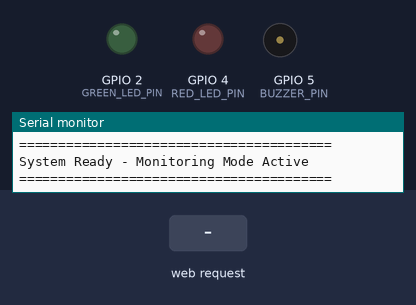
Recording of a sketch running on a simulated ESP32. On the bench: output pins drawn as LEDs (lit = HIGH), buzzer (waves = sounding, pin HIGH), the last lines printed to the serial monitor. Dashed ring = blinking. The test bench sets the inputs (shaded band). WiFi joins after 1.5 s; servers stay silent unless stated.

Above: at 6.4 s.
6.5 s: HTTP request GET /alert received
At 8.7 s:
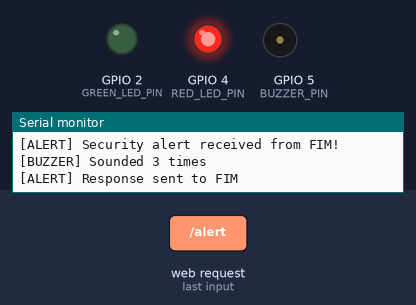
At 12.3 s:
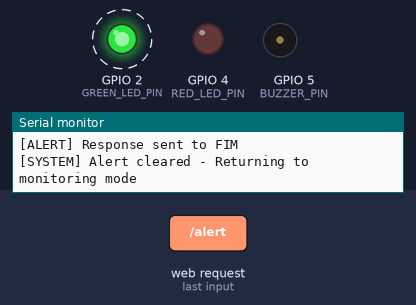
Timing chart, 0 to 15.5 s (numbered marks = the images above; inputs shaded):
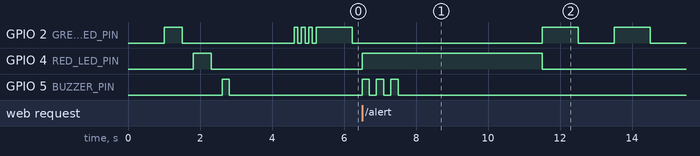

Measured:
- after the input at 6.5 s, GPIO 4 (RED_LED_PIN): LOW → HIGH at once, → LOW 5.0 s later; GPIO 5 (BUZZER_PIN): alternates HIGH for 0.20 s and LOW for 0.20 s, 6 changes in all, then stays LOW, starting at once

The sketch:

esp32_alert_system.ino
```cpp
/**
 * ESP32 File Integrity Monitor Alert System
 *
 * Hardware Alert System for File Integrity Monitor
 * Provides visual (LED) and audio (buzzer) alerts via WiFi
 *
 * Hardware Connections:
 * - GPIO2:  Green LED (Normal monitoring indicator)
 * - GPIO4:  Red LED (Alert indicator)
 * - GPIO5:  Buzzer (Audio alert)
 * - GND:    Common ground
 *
 * Author: FIM Project
 * Version: 1.0.0
 * Date: August 8, 2026
 */

#include <WiFi.h>
#include <WebServer.h>

// ============================================================================
// CONFIGURATION - Update these values
// ============================================================================

// WiFi Credentials - IMPORTANT: Change these to your WiFi details!
const char* ssid = "VMR PG 1st floore-3g";      // Your WiFi SSID
const char* password = "8073372230";   // Your WiFi Password

// GPIO Pin Definitions
const int GREEN_LED_PIN = 2;   // Normal operation indicator
const int RED_LED_PIN = 4;     // Alert indicator
const int BUZZER_PIN = 5;      // Audio alert

// Alert Configuration
const int ALERT_DURATION = 5000;    // Red LED stays on for 5 seconds
const int BUZZER_BEEPS = 3;         // Number of buzzer beeps
const int BUZZER_BEEP_DURATION = 200;  // Beep duration in milliseconds
const int BUZZER_PAUSE_DURATION = 200; // Pause between beeps

// Green LED Blink Configuration (Normal Operation)
const int GREEN_BLINK_INTERVAL = 1000;  // Blink every 1 second

// ============================================================================
// GLOBAL VARIABLES
// ============================================================================

WebServer server(80);  // HTTP server on port 80

// State tracking
bool alertActive = false;
unsigned long alertStartTime = 0;
unsigned long lastGreenBlink = 0;
bool greenLedState = false;

// ============================================================================
// SETUP FUNCTION
// ============================================================================

void setup() {
  // Initialize Serial for debugging
  Serial.begin(115200);
  delay(1000);

  Serial.println("\n\n");
  Serial.println("========================================");
  Serial.println("ESP32 File Integrity Monitor");
  Serial.println("Alert System Starting...");
  Serial.println("========================================");

  // Configure GPIO pins
  pinMode(GREEN_LED_PIN, OUTPUT);
  pinMode(RED_LED_PIN, OUTPUT);
  pinMode(BUZZER_PIN, OUTPUT);

  // Initial state - all OFF
  digitalWrite(GREEN_LED_PIN, LOW);
  digitalWrite(RED_LED_PIN, LOW);
  digitalWrite(BUZZER_PIN, LOW);

  // Power-on self test
  Serial.println("\nPerforming Power-On Self Test...");
  performSelfTest();

  // Connect to WiFi
  connectToWiFi();

  // Setup HTTP server routes
  setupServerRoutes();

  // Start web server
  server.begin();
  Serial.println("HTTP server started");
  Serial.println("========================================");
  Serial.println("System Ready - Monitoring Mode Active");
  Serial.println("========================================\n");

  // Start with green LED on
  digitalWrite(GREEN_LED_PIN, HIGH);
  greenLedState = true;
  lastGreenBlink = millis();
}

// ============================================================================
// MAIN LOOP
// ============================================================================

void loop() {
  // Handle HTTP requests
  server.handleClient();

  // Handle alert state
  if (alertActive) {
    handleAlertState();
  } else {
    handleMonitoringState();
  }
}

// ============================================================================
// WIFI CONNECTION
// ============================================================================

void connectToWiFi() {
  Serial.println("\nConnecting to WiFi...");
  Serial.print("SSID: ");
  Serial.println(ssid);

  WiFi.mode(WIFI_STA);
  WiFi.begin(ssid, password);

  int attempts = 0;
  while (WiFi.status() != WL_CONNECTED && attempts < 30) {
    delay(500);
    Serial.print(".");
    attempts++;
  }

  Serial.println();

  if (WiFi.status() == WL_CONNECTED) {
    Serial.println("WiFi Connected Successfully!");
    Serial.print("IP Address: ");
    Serial.println(WiFi.localIP());
    Serial.print("Signal Strength: ");
    Serial.print(WiFi.RSSI());
    Serial.println(" dBm");

    // Brief celebration blink
    for (int i = 0; i < 3; i++) {
      digitalWrite(GREEN_LED_PIN, HIGH);
      delay(100);
      digitalWrite(GREEN_LED_PIN, LOW);
      delay(100);
    }
  } else {
    Serial.println("WiFi Connection Failed!");
    Serial.println("Please check credentials and try again.");
    // Error indication - rapid red blinking
    while (true) {
      digitalWrite(RED_LED_PIN, HIGH);
      delay(200);
      digitalWrite(RED_LED_PIN, LOW);
      delay(200);
    }
  }
}

// ============================================================================
// HTTP SERVER ROUTES
// ============================================================================

void setupServerRoutes() {
  // Root endpoint - returns system info
  server.on("/", HTTP_GET, handleRoot);

  // Alert endpoint - triggers alert
  server.on("/alert", HTTP_GET, handleAlert);

  // Status endpoint - returns current status
  server.on("/status", HTTP_GET, handleStatus);

  // 404 handler
  server.onNotFound(handleNotFound);
}

void handleRoot() {
  String html = "<!DOCTYPE html><html><head>";
  html += "<title>ESP32 FIM Alert System</title>";
  html += "<meta name='viewport' content='width=device-width, initial-scale=1'>";
  html += "<style>";
  html += "body { font-family: Arial, sans-serif; margin: 20px; background: #f0f0f0; }";
  html += ".container { max-width: 600px; margin: 0 auto; background: white; padding: 20px; border-radius: 10px; box-shadow: 0 2px 10px rgba(0,0,0,0.1); }";
  html += "h1 { color: #333; border-bottom: 3px solid #4CAF50; padding-bottom: 10px; }";
  html += ".status { padding: 15px; margin: 15px 0; border-radius: 5px; }";
  html += ".monitoring { background: #d4edda; border-left: 5px solid #28a745; }";
  html += ".alert { background: #f8d7da; border-left: 5px solid #dc3545; }";
  html += ".info { background: #d1ecf1; border: 1px solid #bee5eb; padding: 10px; margin: 10px 0; border-radius: 5px; }";
  html += "button { background: #dc3545; color: white; border: none; padding: 12px 24px; font-size: 16px; border-radius: 5px; cursor: pointer; margin: 10px 5px; }";
  html += "button:hover { background: #c82333; }";
  html += ".endpoints { background: #e7f3ff; padding: 15px; border-radius: 5px; margin-top: 20px; }";
  html += "code { background: #f4f4f4; padding: 2px 6px; border-radius: 3px; }";
  html += "</style></head><body>";
  html += "<div class='container'>";
  html += "<h1>🔒 ESP32 FIM Alert System</h1>";

  if (alertActive) {
    html += "<div class='status alert'>";
    html += "<h2>🚨 ALERT ACTIVE</h2>";
    html += "<p>System is currently in alert state</p>";
    html += "</div>";
  } else {
    html += "<div class='status monitoring'>";
    html += "<h2>✅ Monitoring</h2>";
    html += "<p>System is operating normally</p>";
    html += "</div>";
  }

  html += "<div class='info'>";
  html += "<strong>IP Address:</strong> " + WiFi.localIP().toString() + "<br>";
  html += "<strong>Signal Strength:</strong> " + String(WiFi.RSSI()) + " dBm<br>";
  html += "<strong>Uptime:</strong> " + String(millis() / 1000) + " seconds";
  html += "</div>";

  html += "<button onclick='fetch(\"/alert\").then(()=>location.reload())'>Trigger Test Alert</button>";

  html += "<div class='endpoints'>";
  html += "<h3>API Endpoints</h3>";
  html += "<p><strong>GET /alert</strong> - Trigger security alert</p>";
  html += "<p><strong>GET /status</strong> - Get system status (JSON)</p>";
  html += "<p><strong>GET /</strong> - This page</p>";
  html += "</div>";

  html += "</div></body></html>";

  server.send(200, "text/html", html);
}

void handleAlert() {
  Serial.println("\n[ALERT] Security alert received from FIM!");

  // Activate alert
  alertActive = true;
  alertStartTime = millis();

  // Turn off green LED
  digitalWrite(GREEN_LED_PIN, LOW);

  // Turn on red LED
  digitalWrite(RED_LED_PIN, HIGH);

  // Sound buzzer
  soundBuzzer();

  // Send JSON response
  String response = "{\"status\":\"alert_triggered\",\"timestamp\":";
  response += String(millis());
  response += ",\"duration\":";
  response += String(ALERT_DURATION);
  response += "}";

  server.send(200, "application/json", response);

  Serial.println("[ALERT] Response sent to FIM");
}

void handleStatus() {
  String status = alertActive ? "alert" : "monitoring";
  String response = "{\"status\":\"" + status + "\",";
  response += "\"uptime\":" + String(millis()) + ",";
  response += "\"ip\":\"" + WiFi.localIP().toString() + "\",";
  response += "\"rssi\":" + String(WiFi.RSSI());
  response += "}";

  server.send(200, "application/json", response);
}

void handleNotFound() {
  String message = "{\"error\":\"Not Found\",";
  message += "\"uri\":\"" + server.uri() + "\"}";
  server.send(404, "application/json", message);
}

// ============================================================================
// ALERT HANDLING
// ============================================================================

void handleAlertState() {
  unsigned long currentTime = millis();

  // Check if alert duration has elapsed
  if (currentTime - alertStartTime >= ALERT_DURATION) {
    // Deactivate alert
    alertActive = false;
    digitalWrite(RED_LED_PIN, LOW);

    Serial.println("[SYSTEM] Alert cleared - Returning to monitoring mode");

    // Reset green LED blink timing
    lastGreenBlink = currentTime;
    digitalWrite(GREEN_LED_PIN, HIGH);
    greenLedState = true;
  }
}

void handleMonitoringState() {
  unsigned long currentTime = millis();

  // Blink green LED
  if (currentTime - lastGreenBlink >= GREEN_BLINK_INTERVAL) {
    greenLedState = !greenLedState;
    digitalWrite(GREEN_LED_PIN, greenLedState ? HIGH : LOW);
    lastGreenBlink = currentTime;
  }
}

void soundBuzzer() {
  // Beep the buzzer specified number of times
  for (int i = 0; i < BUZZER_BEEPS; i++) {
    digitalWrite(BUZZER_PIN, HIGH);
    delay(BUZZER_BEEP_DURATION);
    digitalWrite(BUZZER_PIN, LOW);

    if (i < BUZZER_BEEPS - 1) {  // Don't delay after last beep
      delay(BUZZER_PAUSE_DURATION);
    }
  }

  Serial.print("[BUZZER] Sounded ");
  Serial.print(BUZZER_BEEPS);
  Serial.println(" times");
}

// ============================================================================
// POWER-ON SELF TEST
// ============================================================================

void performSelfTest() {
  Serial.println("Testing Green LED...");
  digitalWrite(GREEN_LED_PIN, HIGH);
  delay(500);
  digitalWrite(GREEN_LED_PIN, LOW);
  delay(300);

  Serial.println("Testing Red LED...");
  digitalWrite(RED_LED_PIN, HIGH);
  delay(500);
  digitalWrite(RED_LED_PIN, LOW);
  delay(300);

  Serial.println("Testing Buzzer...");
  digitalWrite(BUZZER_PIN, HIGH);
  delay(200);
  digitalWrite(BUZZER_PIN, LOW);
  delay(300);

  Serial.println("Self Test Complete - All systems operational\n");
}

// ============================================================================
// END OF CODE
// ============================================================================
```
